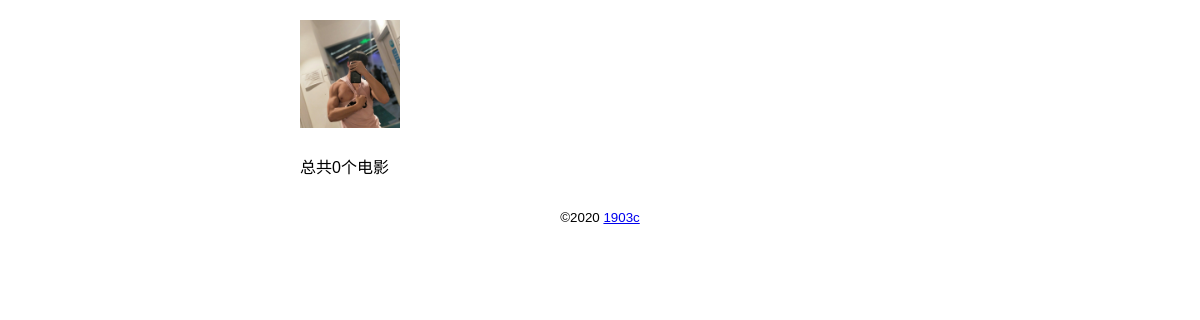
Before: / with the older database file.
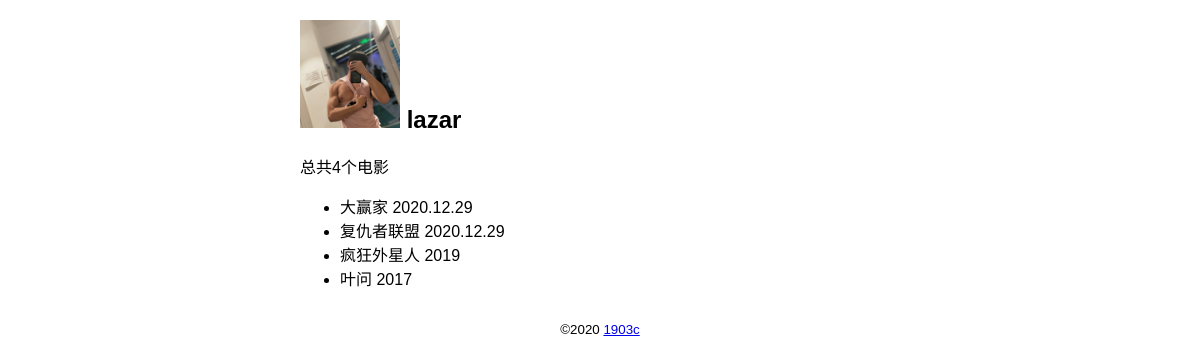
After: the same page with the newer database file.
### app.py (models this page shows)
class User(db.Model):
    id = db.Column(db.Integer,primary_key =True)
    name = db.Column(db.String(20))

class Movie(db.Model):
    id = db.Column(db.Integer,primary_key=True)
    title = db.Column(db.String(60))
    year = db.Column(db.String(4))

### app.py (the view)
@app.route('/')
def index1():
    user = User.query.first()
    movies = Movie.query.all()
    return render_template('index.html',name=user,movies=movies)

### templates/index.html (shortened to what this page needs)
<!DOCTYPE html>
<html lang="zh">
<head>
    <link rel="stylesheet" href="{{url_for('static',filename='css/index.css')}}">
</head>
<body>
<h2><img src="{{url_for('static',filename='img/lazar.jpg')}}" alt="头像" class="avatar">
    {{name.name}}</h2>
<p>总共{{movies|length}}个电影</p>
    <ul>
        {%for movie in movies%}
        <li>
                {{movie.title}}  {{movie.year}}
        </li>
        {%endfor%}
    </ul>
    <footer>
        <small>&copy;2020   <a href="#">1903c</a></small>
    </footer>
</body>
</html>

### static/css/index.css (style rules this page uses)
body { margin: 0 auto; max-width: 600px; font-size: 16px; font-family: Arial, Helvetica, sans-serif; }
.avatar { width: 100px; }
footer { color: #000; margin-top: 20px; text-align: center; padding: 10px; }

Changed rows visible on the page:
added User: name "lazar"
added Movie: title "大赢家", year "2020.12.29"
added Movie: title "复仇者联盟", year "2020.12.29"
added Movie: title "疯狂外星人", year "2019"
added Movie: title "叶问", year "2017"
Other visible differences:
{{ movies|length }}: "0" → "4"
